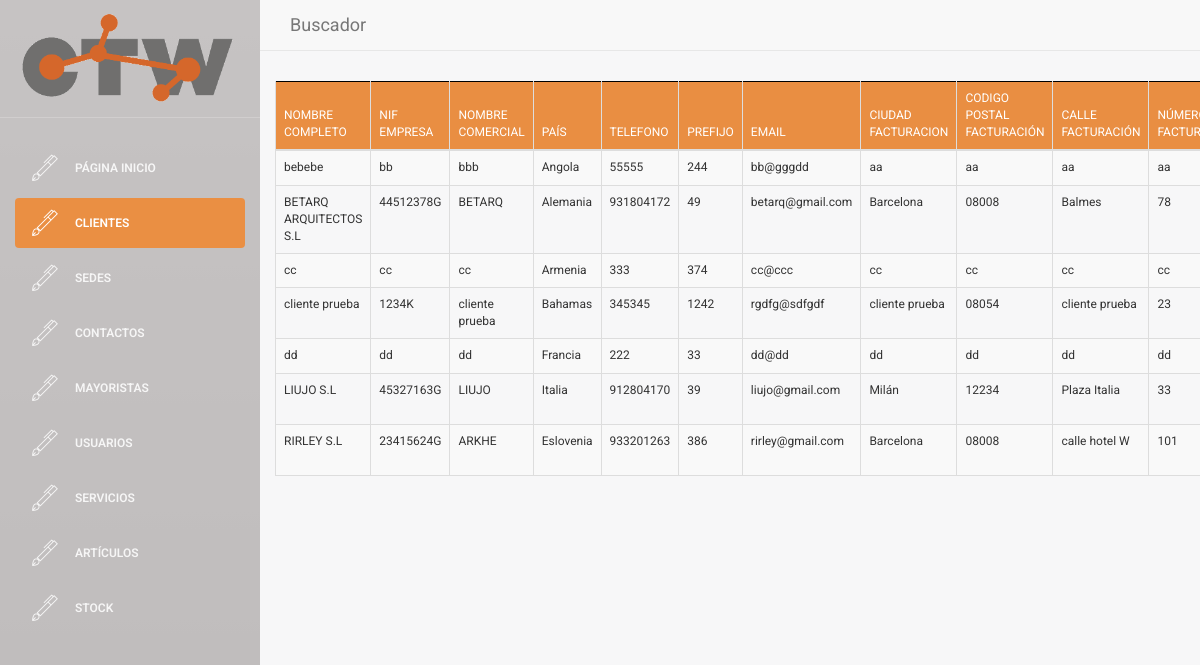
The page /buscador/buscador_clientes.php (signed in) on the database its author committed.
### tables this page shows
CREATE TABLE `CLIENTE` (
  `NIF_EMPRESA` varchar(9) NOT NULL,
  `nombre_comercial` varchar(35) NOT NULL,
  `nombre_completo` varchar(60) NOT NULL,
  `telefono` int(9) NOT NULL,
  `email` varchar(30) NOT NULL,
  `ciudad_facturacion` varchar(25) NOT NULL,
  `codigo_postal_facturacion` varchar(10) NOT NULL,
  `calle_facturacion` varchar(30) NOT NULL,
  `numero_facturacion` varchar(8) NOT NULL,
  `ciudad_envio` varchar(25) NOT NULL,
  `codigo_postal_envio` varchar(10) NOT NULL,
  `calle_envio` varchar(30) NOT NULL,
  `numero_envio` varchar(8) NOT NULL,
  `IBAN` varchar(34) NOT NULL,
  `SEPA` tinyint(1) NOT NULL,
  `pais` varchar(30) NOT NULL,
  `prefijo` int(5) DEFAULT NULL
);

### web/assets/php/selects.php (called while the page is built, shortened)
<?php
function select_all_cliente(){
    $conn = connect();
    $sql = "SELECT *
    FROM CLIENTE
    ORDER BY nombre_completo asc";
    $data = $conn->query($sql);
    return $data;
  }
?>

### web/buscador/buscador_clientes.php (the view, shortened to what this page needs)
    <!doctype html>
<?php
include('../assets/php/selects.php');
if($_SESSION["login_done"]==true){
?>
<html lang="en">
<head>
    <link rel="stylesheet" href="https://maxcdn.bootstrapcdn.com/bootstrap/3.3.6/css/bootstrap.min.css">
    <link rel="stylesheet" href="https://cdn.datatables.net/1.10.12/css/dataTables.bootstrap.min.css">
    <link href="../assets/css/bootstrap.min.css" rel="stylesheet" />
    <link href="../assets/css/animate.min.css" rel="stylesheet"/>
    <link href="../assets/css/light-bootstrap-dashboard.css" rel="stylesheet"/>
    <link href="../assets/css/demo.css" rel="stylesheet" />
    <link href="http://maxcdn.bootstrapcdn.com/font-awesome/4.2.0/css/font-awesome.min.css" rel="stylesheet">
    <link href="../assets/css/pe-icon-7-stroke.css" rel="stylesheet" />
    <link href="http://cdnjs.cloudflare.com/ajax/libs/x-editable/1.5.0/bootstrap3-editable/css/bootstrap-editable.css" rel="stylesheet"/>
    <link href="../assets/css/table_editor.css" rel="stylesheet"/>
    <link href="../assets/css/table.css" rel="stylesheet"/>
    <link href="../assets/css/table2.css" rel="stylesheet"/>
    <link href="../assets/css/table4.css" rel="stylesheet"/>
    <link href="../assets/css/insert.css" rel="stylesheet" />
    <link href="../assets/css/micss.css" rel="stylesheet" />
</head>
<body>
<div class="wrapper">
    <div class="sidebar">
    	<div class="sidebar-wrapper">
            <div class="logo">
                <a href="../"><img src="../assets/img/ctw_logo.gif" alt="CTW Logo"></a>
            </div>
            <ul class="nav">
                <li>
                    <a href="../index.php">
                        <i class="pe-7s-pen"></i>
                        <p>PÁGINA INICIO</p>
                    </a>
                </li>
                <li class="active">
                    <a href="buscador_clientes.php">
                        <i class="pe-7s-pen"></i>
                        <p>Clientes</p>
                    </a>
                </li>
                <li>
                    <a href="buscador_sedes.php">
                        <i class="pe-7s-pen"></i>
                        <p>Sedes</p>
                    </a>
                </li>
                <li>
                    <a href="buscador_contactos.php">
                        <i class="pe-7s-pen"></i>
                        <p>Contactos</p>
                    </a>
                </li>
                <li>
                    <a href="buscador_mayoristas.php">
                        <i class="pe-7s-pen"></i>
                        <p>Mayoristas</p>
                    </a>
                </li>
                <li>
                    <a href="buscador_usuarios.php">
                        <i class="pe-7s-pen"></i>
                        <p>Usuarios</p>
                    </a>
                </li>
                <li>
                    <a href="buscador_servicios.php">
                        <i class="pe-7s-pen"></i>
                        <p>Servicios</p>
                    </a>
                </li>
                <li>
                    <a href="buscador_articulos.php">
                        <i class="pe-7s-pen"></i>
                        <p>Artículos</p>
                    </a>
                </li>
                <li>
                    <a href="buscador_stock.php">
                        <i class="pe-7s-pen"></i>
                        <p>Stock</p>
                    </a>
                </li>
            </ul>
    	</div>
    </div>
    <div class="main-panel">
        <nav class="navbar2 navbar-default navbar-fixed">
            <div class="container-fluid">
                <div class="navbar-header">
                    <a class="navbar-brand">Buscador</a>
                </div>
                <div class="collapse navbar-collapse">
                </div>
            </div>
        </nav>
        <div class="content2">
            <div class="container-fluid">
                <div class="row">
                    <div >
                        <div >
                                <table id="buscador_cliente" class="table table-striped table-bordered">
                                    <thead>
                                        <tr>
                                            <th>Nombre completo</th>
                                            <th>NIF empresa</th>
                                            <th>Nombre comercial</th>
                                            <th>País</th>
                                            <th>Telefono</th>
                                            <th>Prefijo</th>
                                            <th>Email</th>
                                            <th>Ciudad facturacion</th>
                                            <th>Codigo postal facturación</th>
                                            <th>Calle facturación</th>
                                            <th>Número facturación</th>
                                        </tr>
                                    </thead>
                                    <tbody>
                                        <?php
                                            $data = select_all_cliente();
                                            if ($data->num_rows > 0) {
                                                 while($row = $data->fetch_assoc()) {
                                                    $pk = $row['NIF_EMPRESA'];
                                        ?>
                                                    <tr>
                                                        <td><a href="#" class="nombre_completo" data-pk=<?php echo "\"$pk\""; ?>><?php echo $row['nombre_completo']?> </a></td>
                                                        <td><a href="#" class="NIF_EMPRESA" data-pk=<?php echo "\"$pk\""; ?>><?php echo $row['NIF_EMPRESA'] ?></a></td>
                                                        <td><a href="#" class="nombre_comercial" data-pk=<?php echo "\"$pk\""; ?>><?php echo $row['nombre_comercial']?> </a></td>
                                                        <td><a href="#" class="pais" data-pk=<?php echo "\"$pk\""; ?>><?php echo $row['pais']?> </a></td>
                                                        <td><a href="#" class="telefono" data-pk=<?php echo "\"$pk\""; ?>><?php echo $row['telefono']?> </a></td>
                                                        <td><a href="#" class="prefijo" data-pk=<?php echo "\"$pk\""; ?>><?php echo $row['prefijo']?> </a></td>
                                                        <td><a href="#" class="email" data-pk=<?php echo "\"$pk\""; ?>><?php echo $row['email']?> </a></td>
                                                        <td><a href="#" class="ciudad_facturacion" data-pk=<?php echo "\"$pk\""; ?>><?php echo $row['ciudad_facturacion']?> </a></td>
                                                        <td><a href="#" class="codigo_postal_facturacion" data-pk=<?php echo "\"$pk\""; ?>><?php echo $row['codigo_postal_facturacion']?> </a></td>
                                                        <td><a href="#" class="calle_facturacion" data-pk=<?php echo "\"$pk\""; ?>><?php echo $row['calle_facturacion']?> </a></td>
                                                        <td><a href="#" class="numero_facturacion" data-pk=<?php echo "\"$pk\""; ?>><?php echo $row['numero_facturacion']?> </a></td>
                                                    </tr>
                                        <?php
                                                 }
                                            } else {
                                                 echo "0 results";
                                            }
                                        ?>
                                    </tbody>
                                </table>
                        </div>
                    </div>
                </div>
            </div>
        </div>
    </div>
</div>
</body>
</html>
<?php
}else{
    echo "false";
    header("location:../index.php");
}
?>

### web/assets/css/table_editor.css (style rules this page uses)
a, a:hover { color: #000; }

### web/assets/css/table.css (style rules this page uses)
table { border: none; }
table thead, table tfoot { background-color: #e98e42; border: 1px solid black; }
a, a:hover { color: #000; }

### web/assets/css/insert.css (style rules this page uses)
* { margin: 0; padding: 0; box-sizing: border-box; -webkit-box-sizing: border-box; -moz-box-sizing: border-box; -webkit-font-smoothing: antialiased; -moz-font-smoothing: antialiased; -o-font-smoothing: antialiased; font-smoothing: antialiased; text-rendering: optimizeLegibility; }
body { font-family: "Roboto", Helvetica, Arial, sans-serif; font-weight: 100; font-size: 12px; line-height: 30px; color: #777; }

### rows shown on the page
cliente: nombre_completo "bebebe", NIF_EMPRESA "bb", nombre_comercial "bbb", pais "Angola", telefono "55555", prefijo "244", email "bb@gggdd", ciudad_facturacion "aa", codigo_postal_facturacion "aa", calle_facturacion "aa", numero_facturacion "aa"
cliente: nombre_completo "BETARQ ARQUITECTOS S.L", NIF_EMPRESA "44512378G", nombre_comercial "BETARQ", pais "Alemania", telefono "931804172", prefijo "49", email "betarq@gmail.com", ciudad_facturacion "Barcelona", codigo_postal_facturacion "08008", calle_facturacion "Balmes", numero_facturacion "78"
cliente: nombre_completo "cc", NIF_EMPRESA "cc", nombre_comercial "cc", pais "Armenia", telefono "333", prefijo "374", email "cc@ccc", ciudad_facturacion "cc", codigo_postal_facturacion "cc", calle_facturacion "cc", numero_facturacion "cc"
cliente: nombre_completo "cliente prueba", NIF_EMPRESA "1234K", nombre_comercial "cliente prueba", pais "Bahamas", telefono "345345", prefijo "1242", email "rgdfg@sdfgdf", ciudad_facturacion "cliente prueba", codigo_postal_facturacion "08054", calle_facturacion "cliente prueba", numero_facturacion "23"
cliente: nombre_completo "dd", NIF_EMPRESA "dd", nombre_comercial "dd", pais "Francia", telefono "222", prefijo "33", email "dd@dd", ciudad_facturacion "dd", codigo_postal_facturacion "dd", calle_facturacion "dd", numero_facturacion "dd"
cliente: nombre_completo "LIUJO S.L", NIF_EMPRESA "45327163G", nombre_comercial "LIUJO", pais "Italia", telefono "912804170", prefijo "39", email "liujo@gmail.com", ciudad_facturacion "Milán", codigo_postal_facturacion "12234", calle_facturacion "Plaza Italia", numero_facturacion "33"
cliente: nombre_completo "RIRLEY S.L", NIF_EMPRESA "23415624G", nombre_comercial "ARKHE", pais "Eslovenia", telefono "933201263", prefijo "386", email "rirley@gmail.com", ciudad_facturacion "Barcelona", codigo_postal_facturacion "08008", calle_facturacion "calle hotel W", numero_facturacion "101"
